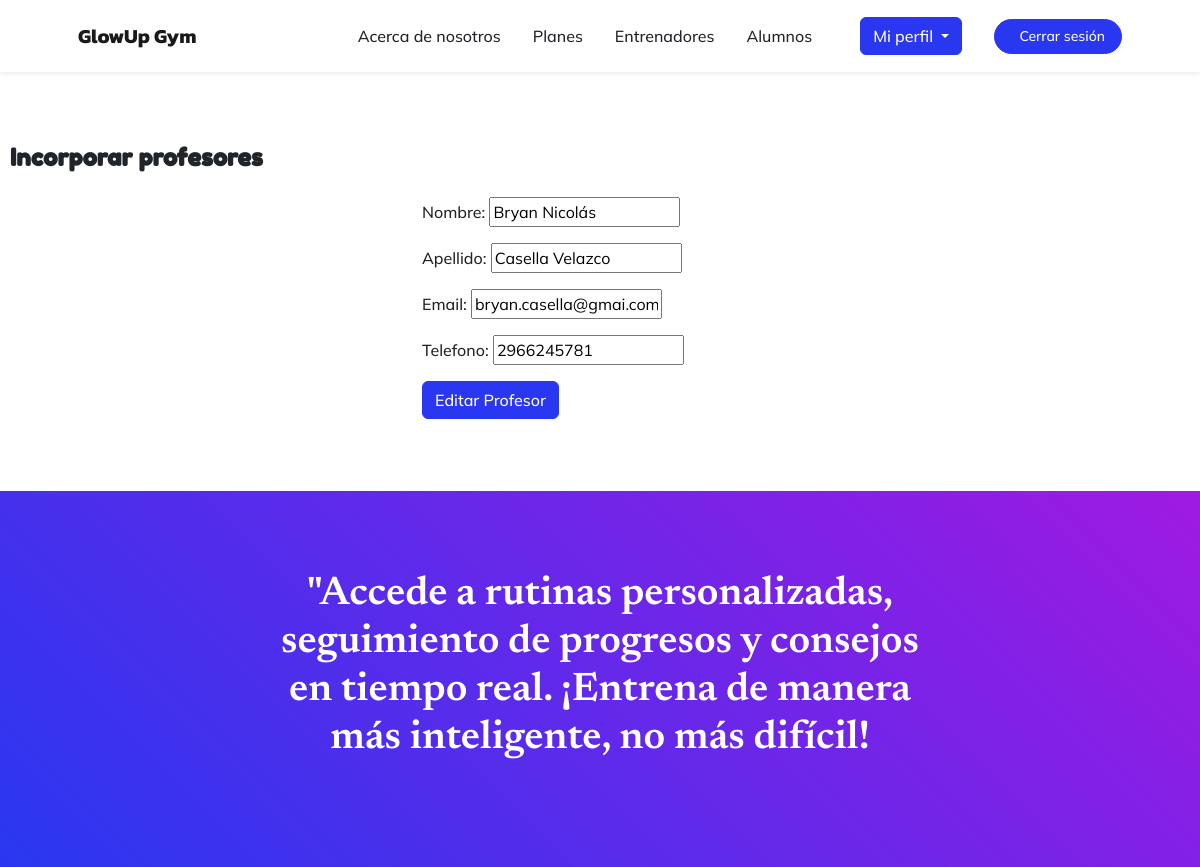
/app/editarprofesor/5 (signed in), run on the app's committed database.
### app/models.py (models this page shows, shortened)
class Profesor(models.Model):
    nombre = models.CharField(max_length=50)
    apellido = models.CharField(max_length=50)
    email = models.EmailField()
    telefono = models.CharField(max_length=15, null=True, blank=True)

### app/views.py (the view)
# urls.py: path('editarprofesor/<int:id>', editar_profesor, name='editarprofesor'),
@login_required(login_url="login")
def editar_profesor(request, id):
    profe=Profesor.objects.get(id=id)
    if request.method=="POST":
        form_profesor = ProfesorFormulario(request.POST)
        if form_profesor.is_valid():
            informacion_limpia = form_profesor.cleaned_data
            print(informacion_limpia)
            profe.nombre=informacion_limpia["nombre"]
            profe.apellido=informacion_limpia["apellido"]
            profe.email=informacion_limpia["email"]
            profe.telefono=informacion_limpia["telefono"]
            profe.save()
        else:
            print(form_profesor.errors)
        return redirect("profesores")
    else:
        form_profesor = ProfesorFormulario(initial={"nombre":profe.nombre, "apellido":profe.apellido, "email": profe.email, "telefono":profe.telefono})
    return render(request, "app/forms/editar_profesor.html", {"forms":form_profesor})

### app/forms.py
class ProfesorFormulario(forms.Form):
    nombre = forms.CharField(max_length=50)
    apellido = forms.CharField(max_length=50)
    email = forms.EmailField()
    telefono = forms.CharField(max_length=15, required=False)

### app/templates/app/forms/editar_profesor.html (shortened to what this page needs)
{% extends 'app/base.html' %}
{% load static %}
{% block contenido%}
<br>
<br>
<br>
<br>
<br>
<br>
<h3 class="lh-3 mb-3 text-start" style="font-family: 'Fredoka One', sans-serif; font-size: 24px; margin-left: 10px;">Incorporar profesores</h3>
<div class="container my-4">
  <div class="row justify-content-center">
      <div class="col-4">
          <form action="" method="POST">
              {{ forms.as_p }}
              <button type="submit" class="btn btn-primary">Editar Profesor</button>
          </form>
      </div>
  </div>
</div>
<br>
<br>
{% endblock %}

### data on the page
Profesor: nombre "Bryan Nicolás", apellido "Casella Velazco", email "bryan.casella@gmai.com", telefono "2966245781"
